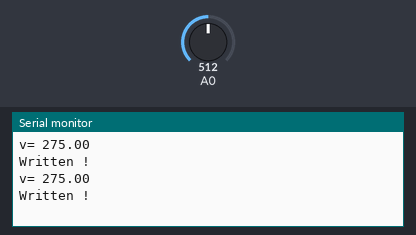
The sketch below on a simulated Arduino Uno, built with avr-gcc and run on an emulated ATmega328P. Shown: the last lines printed to the serial monitor. The inputs (shaded band) are chosen by the test bench; at power-on: A0 = 512. No radio packets arrive unless stated.

Above: at 1.8 s.
1.9 s: A0 set to 716
At 2.5 s:
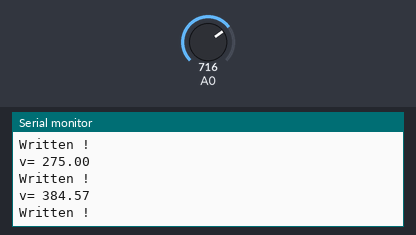
3.4 s: A0 set to 900
At 4.8 s:
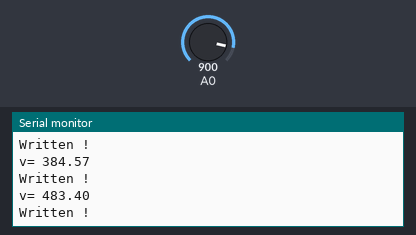
Timing chart, 0 to 6.4 s (numbered marks = the images above; inputs shaded):
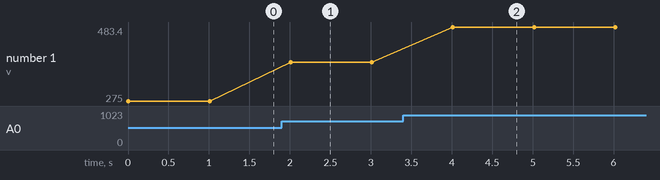

The sketch:

transmitter_helmet.ino
```cpp
#include <SoftwareSerial.h>
#include <nRF24L01.h>
#include <printf.h>
#include <RF24.h>
#include <RF24_config.h>
#include <SPI.h>
#include <Wire.h>

float input_volt = 0;
float temp=0.0;
float r1=10000.0;    //r1 value
float r2=100000.0;      //r2 value

RF24 radio(7,8);
const byte address[6]="00001";

struct Data_Package {
  float voltage;
};
Data_Package data;

void setup() {
  // put your setup code here, to run once:
Serial.begin(9600);
  radio.begin();
  radio.openWritingPipe(address);
  radio.setAutoAck(false);
  radio.setDataRate(RF24_250KBPS);
  radio.setPALevel(RF24_PA_LOW);

//msg="Hello ! my name is Abel ";
  data.voltage=0.0;
}

void loop() {
  // put your main code here, to run repeatedly:
//  data.voltage=map(analogRead(A0),0,1023,0,255);
//  radio.write(&data, sizeof(Data_Package));
//  Serial.println(data.voltage);
//  delay(300);
int analogvalue = analogRead(A0);
    temp = (analogvalue * 5.0) / 1024.0;       // FORMULA USED TO CONVERT THE VOLTAGE
    data.voltage =(temp / (r2/(r1+r2)))*100;    // actual value of the form 0.01,so multiplied with 100


if (data.voltage <1) //threshold voltage
   {
     data.voltage=0.0;
   }
    Serial.print("v= ");                 // prints the voltage value in the serial monitor
    Serial.println(data.voltage);
    radio.write(&data,sizeof(Data_Package));
    Serial.println("Written !");
    delay(1000);


}
```

Measured:
- after the input at 1.9 s, the serial monitor: prints a new line after 0.11 s (image 1)
- after the input at 3.4 s, the serial monitor: prints a new line after 0.61 s (image 2)
- plotted number 1: 275 → 384.57 after the input at 1.9 s, 384.57 → 483.4 after the input at 3.4 s
